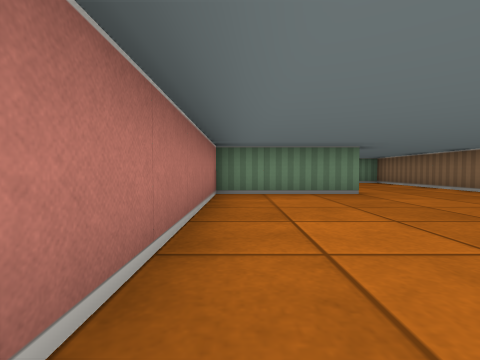
view 1 (above)

13 first-person views from a walk through a cub3D maze. The camera is about half as high as the walls, tilts 2° down and sees 85° across. The floor is counted in squares. Each view is taken from the middle of a square. On the plan, view 1 faces up. The plan holds only what a view shows up to about 9 squares ahead; the rest is blank.

view 2
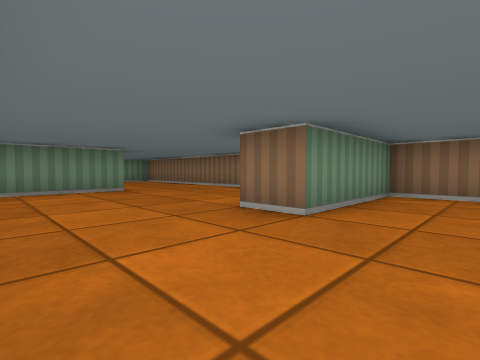

view 3
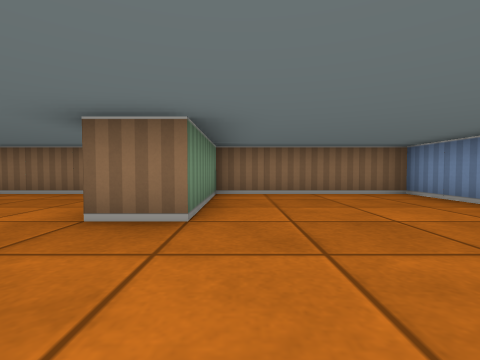

view 4
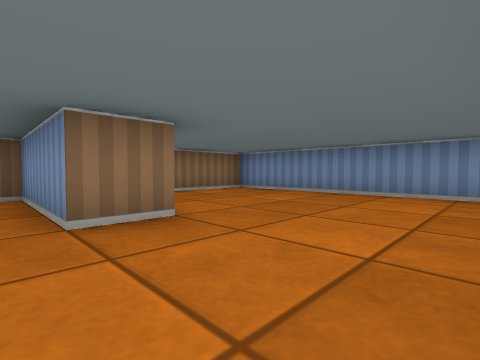

view 5
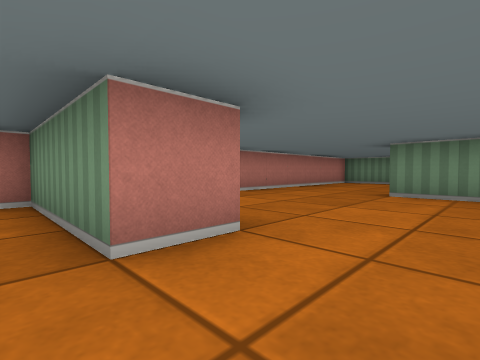

view 6
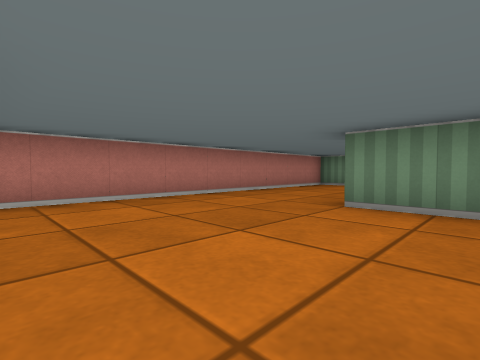

view 7
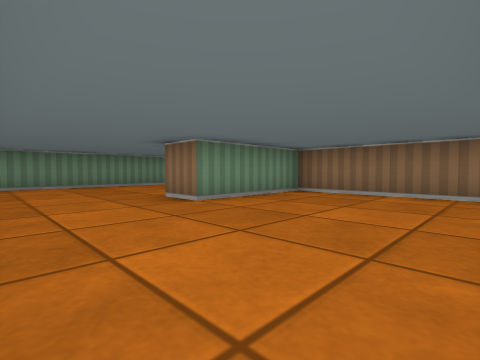

view 8
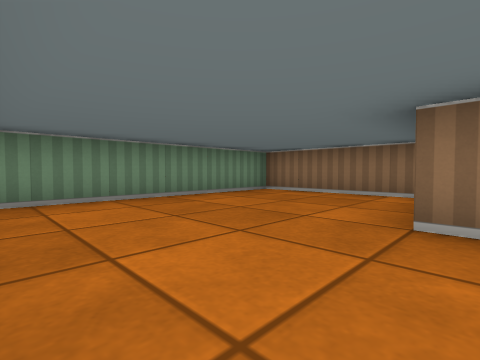

view 9
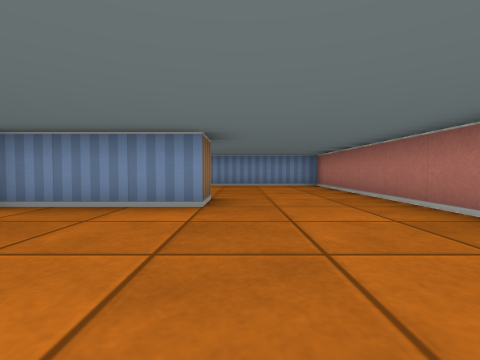

view 10
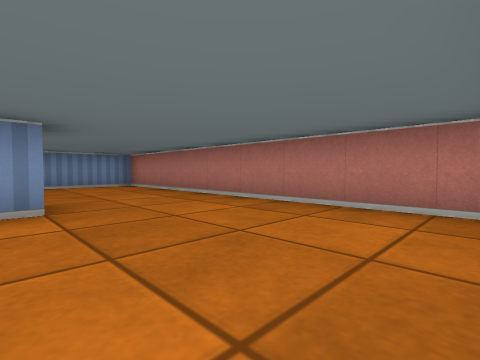

view 11
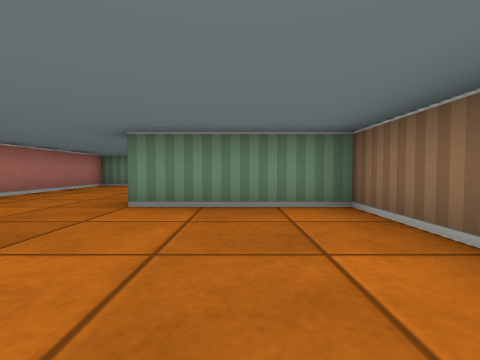

view 12
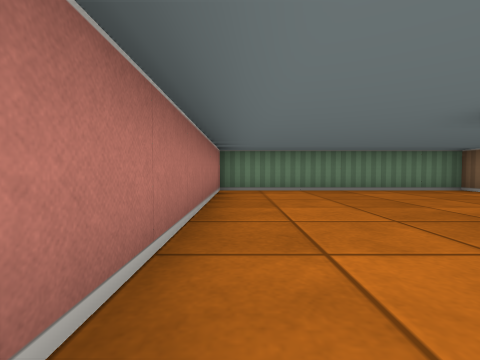

view 13
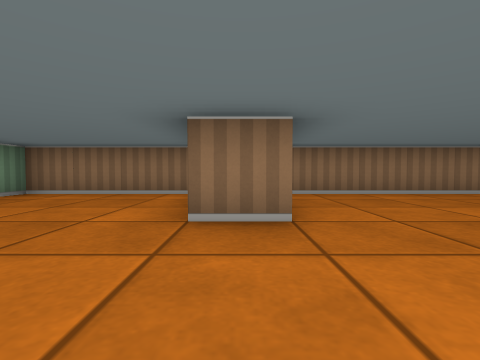

### Floor plan
Points are (right, up) in squares from view 1. A wall is a line through its corners. A room is listed if a view was taken in it or the views show most of it. See-through windows are left out.
Room 1 (views 1, 2, 3, 4, 5, 6, 7, 8, 9, 10, 11, 12, 13)
walls: (2.5, 6.5) (2.5, 5.5) (-0.5, 5.5) (-0.5, -3.5) (5.5, -3.5) (5.5, 0.5) (2.5, 0.5) (2.5, 1.5) (5.5, 1.5) (5.5, 10.5) (2.5, 10.5) (2.5, 11.5); (5.5, 12) (5.5, 15.5) (-0.5, 15.5) (-0.5, 7.1)

Positions as (right, up) in squares from view 1, and headings:
1: (0, 0), facing up
2: (0, -1), facing up-right
3: (0, 0), facing right
4: (0, 2), facing down-right
5: (4, 5), facing up-left
6: (4, 7), facing up-left
7: (0, 7), facing up-right
8: (0, 11), facing up-right
9: (2, 5), facing down
10: (3, 5), facing down-left
11: (4, 7), facing up
12: (0, 9), facing up
13: (0, 11), facing right
